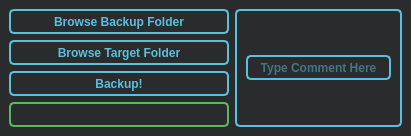
<?xml version="1.0" encoding="UTF-8"?>
<ui version="4.0">
 <class>MainWindow</class>
 <widget class="QMainWindow" name="MainWindow">
  <property name="geometry">
   <rect>
    <x>0</x>
    <y>0</y>
    <width>411</width>
    <height>136</height>
   </rect>
  </property>
  <property name="minimumSize">
   <size>
    <width>411</width>
    <height>136</height>
   </size>
  </property>
  <property name="maximumSize">
   <size>
    <width>999</width>
    <height>136</height>
   </size>
  </property>
  <property name="windowTitle">
   <string>Backuper</string>
  </property>
  <property name="styleSheet">
   <string notr="true">background-color: #292b2c;
font-weight: bold;</string>
  </property>
  <widget class="QWidget" name="centralwidget">
   <layout class="QHBoxLayout" name="horizontalLayout">
    <item>
     <layout class="QVBoxLayout" name="verticalLayout">
      <property name="sizeConstraint">
       <enum>QLayout::SetDefaultConstraint</enum>
      </property>
      <item>
       <widget class="QPushButton" name="BackupFolderButton">
        <property name="minimumSize">
         <size>
          <width>220</width>
          <height>25</height>
         </size>
        </property>
        <property name="styleSheet">
         <string notr="true">QPushButton
{
	border-style: solid;
	border-width: 1.5px;
	border-color: #5bc0de;
	border-radius: 5px;
	color: #5bc0de;
}
QPushButton:pressed
{
	background-color: #5bc0de;
	color: #292b2c;
}</string>
        </property>
        <property name="text">
         <string>Browse Backup Folder</string>
        </property>
        <property name="default">
         <bool>false</bool>
        </property>
        <property name="flat">
         <bool>false</bool>
        </property>
       </widget>
      </item>
      <item>
       <widget class="QPushButton" name="TargetFolderButton">
        <property name="minimumSize">
         <size>
          <width>220</width>
          <height>25</height>
         </size>
        </property>
        <property name="styleSheet">
         <string notr="true">QPushButton
{
	border-style: solid;
	border-width: 1.5px;
	border-color: #5bc0de;
	border-radius: 5px;
	color: #5bc0de;
}

QPushButton:pressed
{
	background-color: #5bc0de;
	color: #292b2c;
}</string>
        </property>
        <property name="text">
         <string>Browse Target Folder</string>
        </property>
       </widget>
      </item>
      <item>
       <widget class="QPushButton" name="BackupButton">
        <property name="minimumSize">
         <size>
          <width>220</width>
          <height>25</height>
         </size>
        </property>
        <property name="styleSheet">
         <string notr="true">QPushButton
{
	border-style: solid;
	border-width: 1.5px;
	border-color: #5bc0de;
	border-radius: 5px;
	color: #5bc0de;
}

QPushButton:pressed
{
	background-color: #5bc0de;
	color: #292b2c;
}</string>
        </property>
        <property name="text">
         <string>Backup!</string>
        </property>
       </widget>
      </item>
      <item>
       <widget class="QLabel" name="ProcessLabel">
        <property name="minimumSize">
         <size>
          <width>220</width>
          <height>25</height>
         </size>
        </property>
        <property name="maximumSize">
         <size>
          <width>16777215</width>
          <height>25</height>
         </size>
        </property>
        <property name="styleSheet">
         <string notr="true">border: 1.5px solid #5cb85c;
border-radius: 5px;
color: #5cb85c;</string>
        </property>
        <property name="text">
         <string/>
        </property>
        <property name="alignment">
         <set>Qt::AlignCenter</set>
        </property>
        <property name="margin">
         <number>0</number>
        </property>
       </widget>
      </item>
     </layout>
    </item>
    <item>
     <widget class="QGroupBox" name="groupBox">
      <property name="minimumSize">
       <size>
        <width>120</width>
        <height>0</height>
       </size>
      </property>
      <property name="styleSheet">
       <string notr="true">QGroupBox
{
	border: 1.5px solid #5bc0de;
	border-radius: 5px;
}</string>
      </property>
      <property name="title">
       <string/>
      </property>
      <layout class="QVBoxLayout" name="verticalLayout_2">
       <item>
        <widget class="QLineEdit" name="CommentLineEdit">
         <property name="minimumSize">
          <size>
           <width>141</width>
           <height>25</height>
          </size>
         </property>
         <property name="styleSheet">
          <string notr="true">border: 1.5px solid #5bc0de;
border-radius: 5px;
color: #5bc0de;</string>
         </property>
         <property name="inputMask">
          <string/>
         </property>
         <property name="text">
          <string/>
         </property>
         <property name="maxLength">
          <number>32</number>
         </property>
         <property name="cursorPosition">
          <number>0</number>
         </property>
         <property name="alignment">
          <set>Qt::AlignCenter</set>
         </property>
         <property name="placeholderText">
          <string>Type Comment Here</string>
         </property>
        </widget>
       </item>
      </layout>
     </widget>
    </item>
   </layout>
  </widget>
 </widget>
 <resources/>
 <connections/>
</ui>
